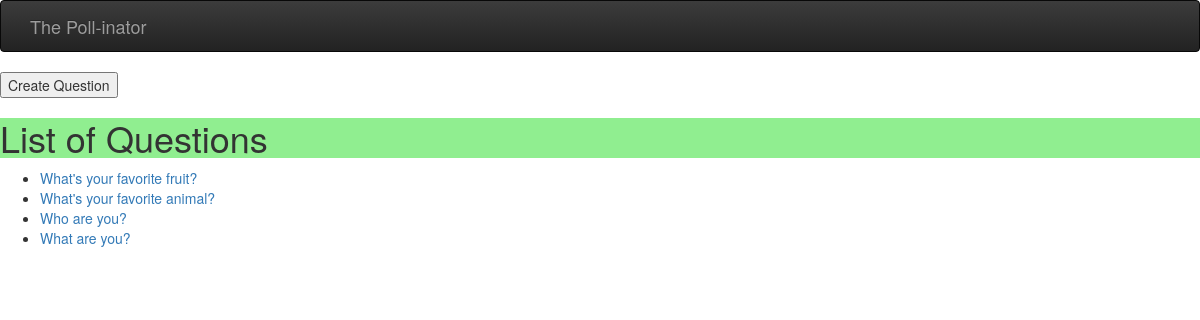
The page /polls/ on the database as committed earlier.
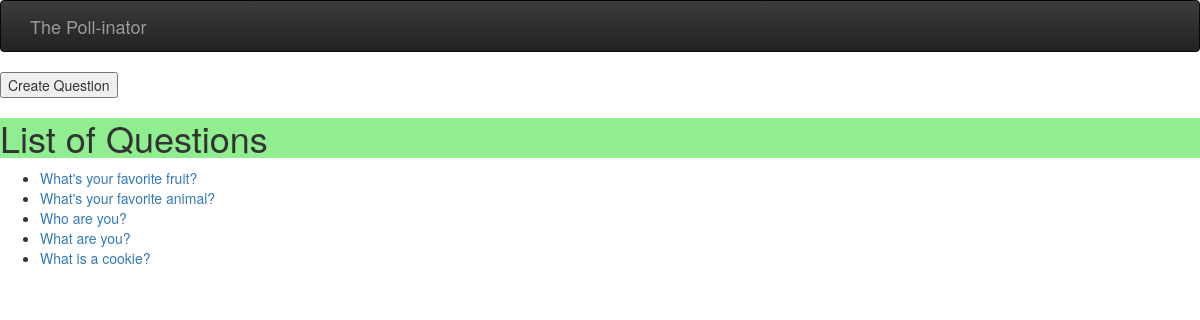
The same page on the database as committed later.
### polls/models.py (models this page shows, shortened)
class Question(models.Model):
	question_text = models.CharField(max_length=200, unique=True)
	num_votes = models.IntegerField(default=0)

### polls/views.py (the view)
# urls.py: url(r'^polls/$', views.index, name='index'),
def index(request):
	question_list = Question.objects.all()  # fetch the list of questions from DB
	form = QuestionForm();
	context = {
		'question_list': question_list,
		'form': form,
	}
	return render(request, 'polls/index.html', context)

### polls/forms.py
class QuestionForm(forms.ModelForm):
	class Meta:
		model = Question
		fields = ['question_text']
		widgets = {
			'question_text': forms.TextInput(
				attrs={'id': 'question-text',
					'required': True,
					'placeholder': 'Ask a question',
					}
			),
		}

### polls/templates/polls/index.html (shortened to what this page needs)
{% load static %}
<link rel="stylesheet" href="https://maxcdn.bootstrapcdn.com/bootstrap/3.3.7/css/bootstrap.min.css">
<link rel="stylesheet" href="https://maxcdn.bootstrapcdn.com/bootstrap/3.3.7/css/bootstrap-theme.min.css">
<link rel="stylesheet" type="text/css" href="{% static 'polls/style.css' %}">
<div>
	<nav class="navbar navbar-inverse header-nav">
		<div class="container">
			<a class="navbar-brand" href="mainPage.html">The Poll-inator</a>
			<div class="collapse navbar-collapse" id="navbar">
			</div>
		</div>
	</nav>
<form method="POST" id="question-form">
    <input type="submit" value="Create Question">
</form>
<h1>List of Questions</h1>
{% if question_list %}
	<ul id="questions">
	{% for question in question_list %}
		<li><a href="/polls/{{ question.id }}/">{{ question.question_text }}</a></li>
	{% endfor %}
	</ul>
{% else %}
	<p>No polls are available.</p>
{% endif %}

Rows that differ between the two databases and show on the page:
added Question: question_text "What is a cookie?"
